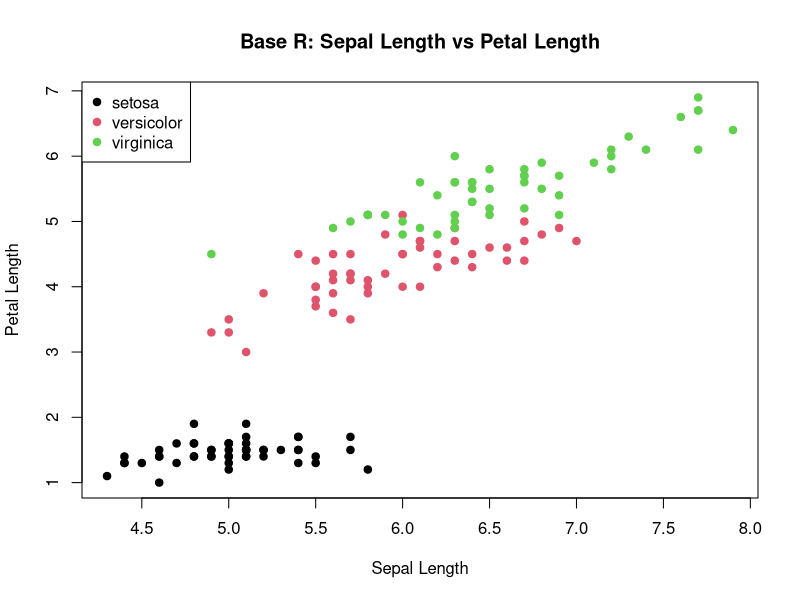
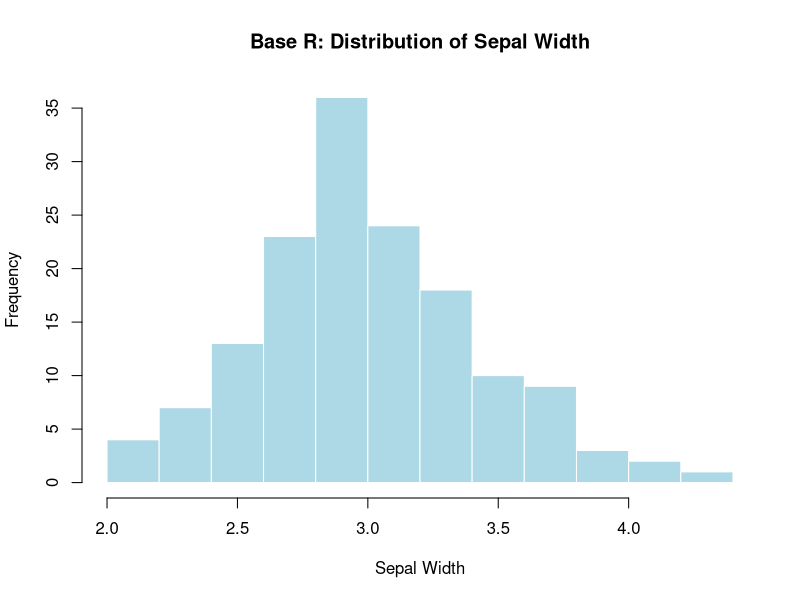
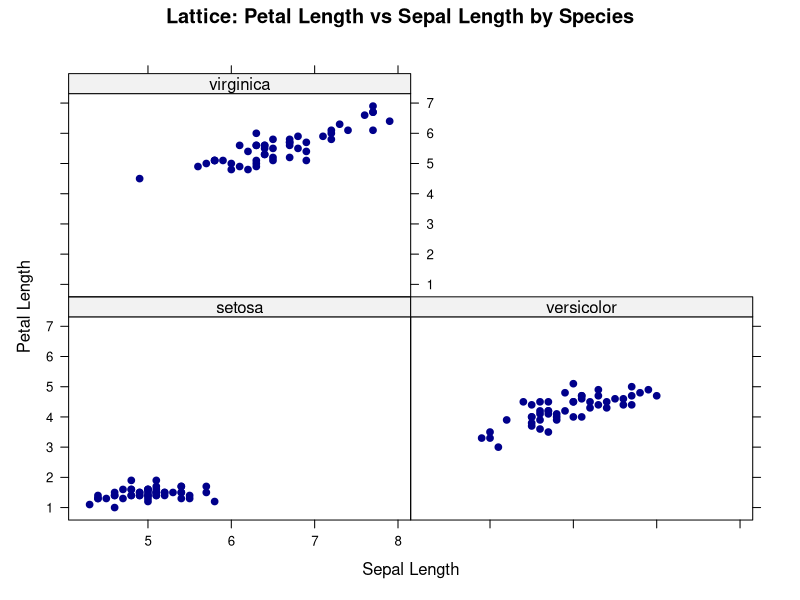
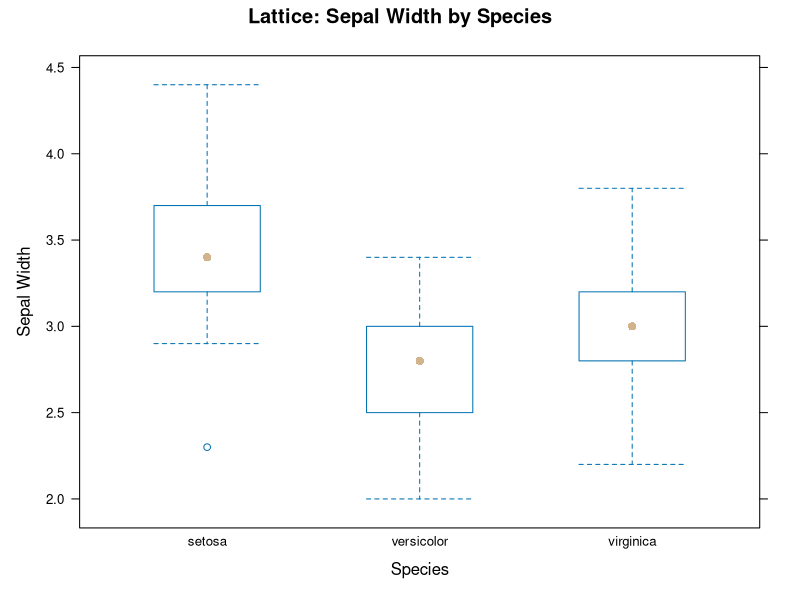
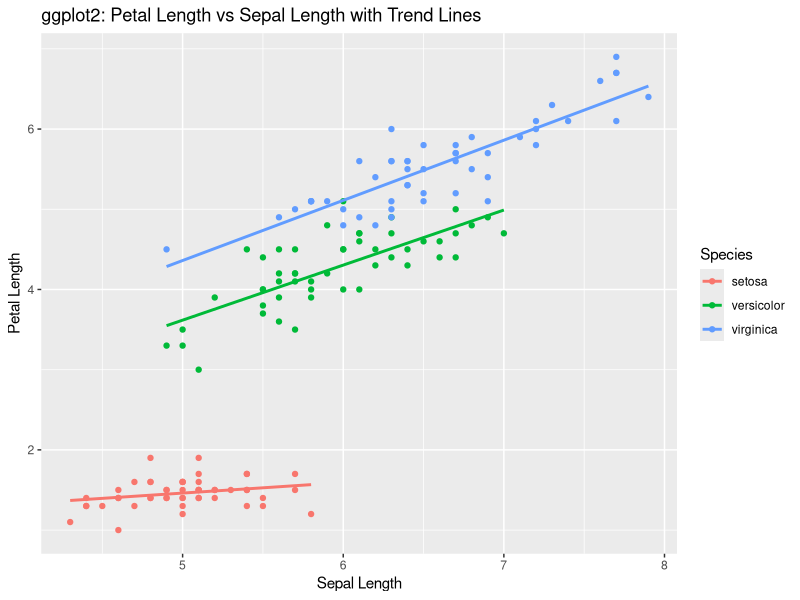
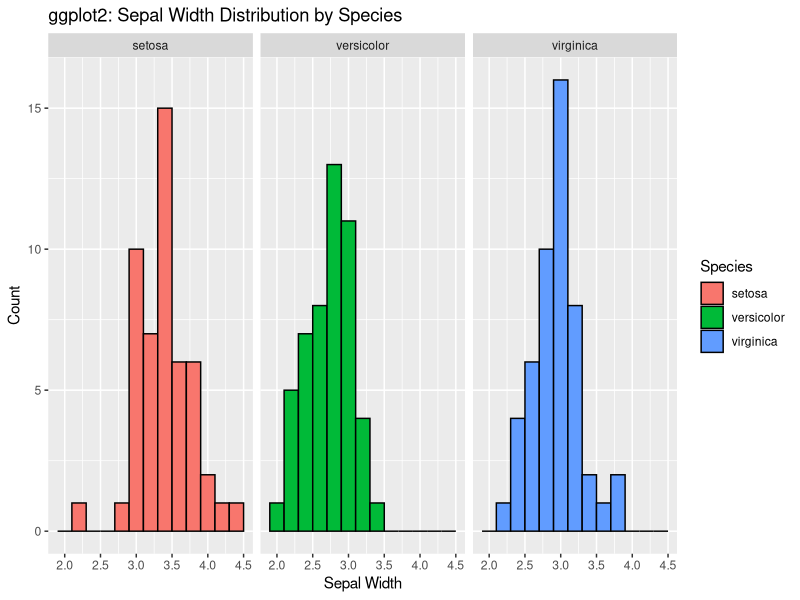

Reproduce these figures in R, in order.
data("iris", package = "datasets")
head(iris)

plot(iris$Sepal.Length, iris$Petal.Length,
     col  = as.numeric(iris$Species),
     pch  = 19,
     main = "Base R: Sepal Length vs Petal Length",
     xlab = "Sepal Length",
     ylab = "Petal Length")

legend("topleft",
       legend = levels(iris$Species),
       col    = 1:3,
       pch    = 19)

hist(iris$Sepal.Width,
     main   = "Base R: Distribution of Sepal Width",
     xlab   = "Sepal Width",
     col    = "lightblue",
     border = "white")

library(lattice)

xyplot(Petal.Length ~ Sepal.Length | Species,
       data = iris,
       main = "Lattice: Petal Length vs Sepal Length by Species",
       xlab = "Sepal Length",
       ylab = "Petal Length",
       pch  = 19,
       col  = "darkblue")

bwplot(Sepal.Width ~ Species,
       data = iris,
       main = "Lattice: Sepal Width by Species",
       xlab = "Species",
       ylab = "Sepal Width",
       col  = "tan")

library(ggplot2)

ggplot(iris, aes(x = Sepal.Length, y = Petal.Length, color = Species)) +
  geom_point() +
  geom_smooth(method = "lm", se = FALSE) +
  labs(title = "ggplot2: Petal Length vs Sepal Length with Trend Lines",
       x = "Sepal Length",
       y = "Petal Length")

ggplot(iris, aes(x = Sepal.Width, fill = Species)) +
  geom_histogram(binwidth = 0.2, color = "black") +
  facet_wrap(~ Species) +
  labs(title = "ggplot2: Sepal Width Distribution by Species",
       x = "Sepal Width",
       y = "Count")
